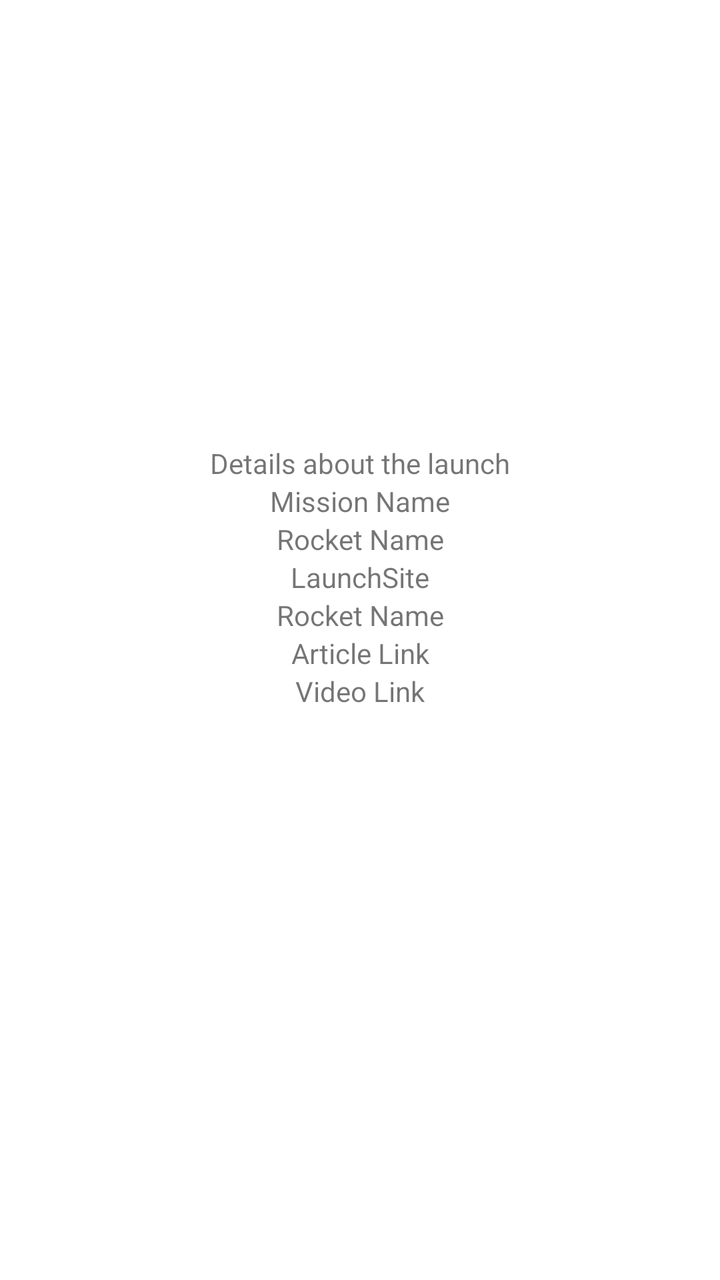
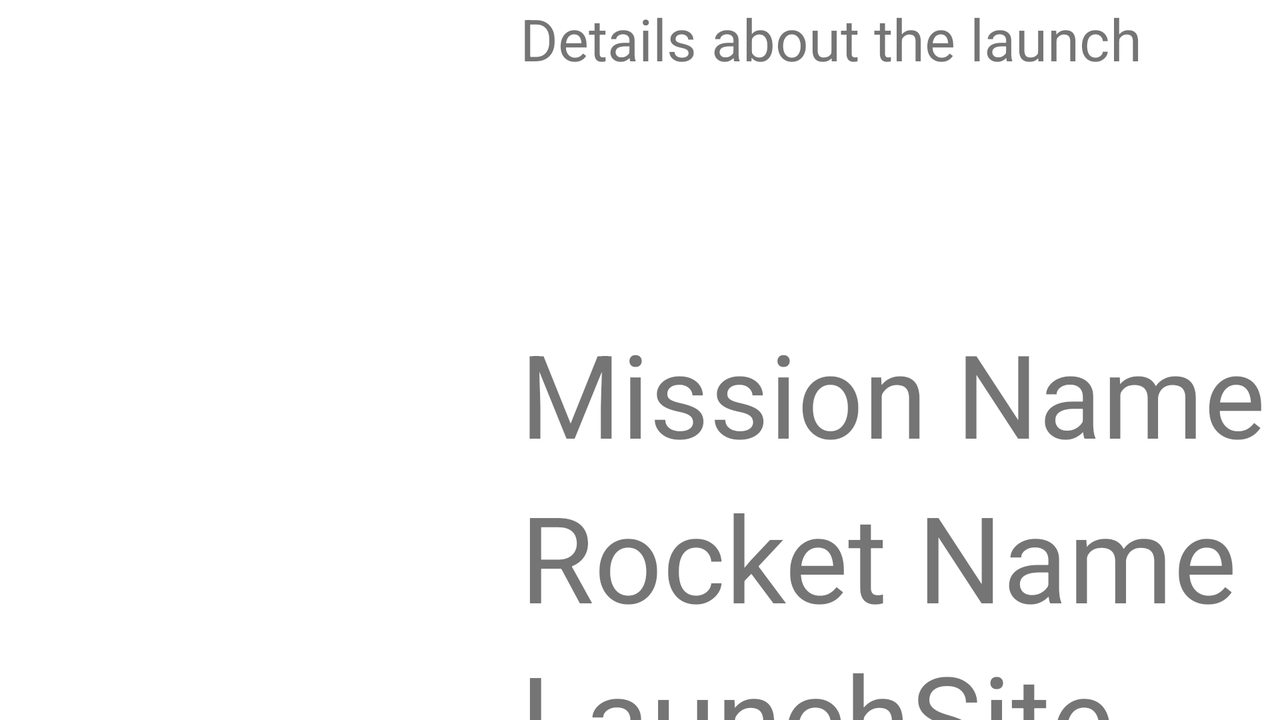

Two renders of one Android screen. The first uses the default layout on a phone; the second uses the alternative layout the repository ships for a different screen configuration, on a matching device. The two XML files are below.
<!-- AndroidManifest.xml: application theme Theme.Spacex_Candidate_SeacriestBrown -->
<!-- res/layout/fragment_launch_details.xml -->
<?xml version="1.0" encoding="utf-8"?>
<androidx.constraintlayout.widget.ConstraintLayout xmlns:android="http://schemas.android.com/apk/res/android"
    xmlns:app="http://schemas.android.com/apk/res-auto"
    xmlns:tools="http://schemas.android.com/tools"
    android:layout_width="match_parent"
    android:layout_height="match_parent">

    <ImageView
        android:id="@+id/iv_detail_patch"
        android:layout_width="0dp"
        android:layout_height="0dp"
        android:layout_marginTop="4dp"
        app:layout_constraintDimensionRatio="1:1"
        app:layout_constraintEnd_toEndOf="@id/gl_detail_right_vertical"
        app:layout_constraintStart_toStartOf="@id/gl_detail_left_vertical"
        app:layout_constraintTop_toTopOf="parent" />

    <androidx.core.widget.NestedScrollView
        android:layout_width="match_parent"
        android:layout_height="0dp"
        android:layout_margin="2dp"
        app:layout_constraintBottom_toBottomOf="parent"
        app:layout_constraintEnd_toEndOf="@id/gl_detail_right_vertical"
        app:layout_constraintStart_toStartOf="@id/gl_detail_left_vertical"
        app:layout_constraintTop_toBottomOf="@id/iv_detail_patch">

        <androidx.constraintlayout.widget.ConstraintLayout
            android:layout_width="match_parent"
            android:layout_height="match_parent">

            <TextView
                android:id="@+id/tv_detail_details"
                android:layout_width="0dp"
                android:layout_height="wrap_content"
                android:textAlignment="center"
                android:autoSizeTextType="none"
                android:autoSizeMinTextSize="18sp"
                android:autoSizeMaxTextSize="94sp"
                android:autoSizeStepGranularity="2sp"
                app:layout_constraintEnd_toEndOf="parent"
                app:layout_constraintStart_toStartOf="parent"
                app:layout_constraintTop_toTopOf="parent"
                app:layout_constraintBottom_toTopOf="@id/tv_detail_mission_name"
                tools:text="Details about the launch" />

            <TextView
                android:id="@+id/tv_detail_mission_name"
                android:layout_width="0dp"
                android:layout_height="wrap_content"
                android:textAlignment="center"
                android:autoSizeTextType="none"
                android:autoSizeMinTextSize="22sp"
                android:autoSizeMaxTextSize="100sp"
                android:autoSizeStepGranularity="2sp"
                app:layout_constraintBottom_toTopOf="@id/tv_detail_rocket"
                app:layout_constraintEnd_toEndOf="parent"
                app:layout_constraintStart_toStartOf="parent"
                app:layout_constraintTop_toBottomOf="@id/tv_detail_details"
                tools:text="Mission Name" />

            <TextView
                android:id="@+id/tv_detail_rocket"
                android:layout_width="0dp"
                android:layout_height="wrap_content"
                android:textAlignment="center"
                android:autoSizeTextType="none"
                android:autoSizeMinTextSize="22sp"
                android:autoSizeMaxTextSize="100sp"
                android:autoSizeStepGranularity="2sp"
                app:layout_constraintBottom_toTopOf="@id/tv_detail_site"
                app:layout_constraintEnd_toEndOf="parent"
                app:layout_constraintStart_toStartOf="parent"
                app:layout_constraintTop_toBottomOf="@id/tv_detail_mission_name"
                tools:text="Rocket Name" />

            <TextView
                android:id="@+id/tv_detail_site"
                android:layout_width="0dp"
                android:layout_height="wrap_content"
                android:textAlignment="center"
                android:autoSizeTextType="none"
                android:autoSizeMinTextSize="22sp"
                android:autoSizeMaxTextSize="100sp"
                android:autoSizeStepGranularity="2sp"
                app:layout_constraintBottom_toTopOf="@id/tv_detail_date"
                app:layout_constraintEnd_toEndOf="parent"
                app:layout_constraintStart_toStartOf="parent"
                app:layout_constraintTop_toBottomOf="@id/tv_detail_rocket"
                tools:text="LaunchSite" />

            <TextView
                android:id="@+id/tv_detail_date"
                android:layout_width="0dp"
                android:layout_height="wrap_content"
                android:textAlignment="center"
                android:autoSizeTextType="none"
                android:autoSizeMinTextSize="22sp"
                android:autoSizeMaxTextSize="100sp"
                android:autoSizeStepGranularity="2sp"
                app:layout_constraintBottom_toTopOf="@id/tv_detail_article"
                app:layout_constraintEnd_toEndOf="parent"
                app:layout_constraintStart_toStartOf="parent"
                app:layout_constraintTop_toBottomOf="@id/tv_detail_site"
                tools:text="Rocket Name" />

            <TextView
                android:id="@+id/tv_detail_article"
                android:layout_width="wrap_content"
                android:layout_height="match_parent"
                android:textAlignment="center"
                android:autoSizeTextType="none"
                android:autoSizeMinTextSize="22sp"
                android:autoSizeMaxTextSize="100sp"
                android:autoSizeStepGranularity="2sp"
                app:layout_constraintBottom_toTopOf="@id/tv_detail_video"
                app:layout_constraintEnd_toEndOf="parent"
                app:layout_constraintStart_toStartOf="parent"
                app:layout_constraintTop_toBottomOf="@id/tv_detail_date"
                tools:text="Article Link" />

            <TextView
                android:id="@+id/tv_detail_video"
                android:layout_width="wrap_content"
                android:layout_height="wrap_content"
                android:textAlignment="center"
                android:autoSizeTextType="none"
                android:autoSizeMinTextSize="22sp"
                android:autoSizeMaxTextSize="100sp"
                android:autoSizeStepGranularity="2sp"
                app:layout_constraintBottom_toTopOf="@id/tv_flickr_title"
                app:layout_constraintEnd_toEndOf="parent"
                app:layout_constraintStart_toStartOf="parent"
                app:layout_constraintTop_toBottomOf="@id/tv_detail_article"
                tools:text="Video Link" />

            <TextView
                android:id="@+id/tv_flickr_title"
                android:layout_width="0dp"
                android:layout_height="wrap_content"
                android:textAlignment="center"
                android:visibility="gone"
                android:autoSizeTextType="none"
                android:autoSizeMinTextSize="22sp"
                android:autoSizeMaxTextSize="100sp"
                android:autoSizeStepGranularity="2sp"
                app:layout_constraintBottom_toTopOf="@id/rv_flickr_images"
                app:layout_constraintEnd_toEndOf="parent"
                app:layout_constraintStart_toStartOf="parent"
                app:layout_constraintTop_toBottomOf="@id/tv_detail_video"
                tools:text="Other Images" />

            <androidx.recyclerview.widget.RecyclerView
                android:id="@+id/rv_flickr_images"
                android:layout_width="0dp"
                android:layout_height="wrap_content"
                android:layout_marginBottom="4dp"
                android:orientation="horizontal"
                android:visibility="gone"
                app:layoutManager="androidx.recyclerview.widget.GridLayoutManager"
                app:layout_constraintBottom_toBottomOf="parent"
                app:layout_constraintEnd_toEndOf="parent"
                app:layout_constraintStart_toStartOf="parent"
                app:spanCount="1" />
        </androidx.constraintlayout.widget.ConstraintLayout>
    </androidx.core.widget.NestedScrollView>

    <androidx.constraintlayout.widget.Guideline
        android:id="@+id/gl_detail_left_vertical"
        android:layout_width="wrap_content"
        android:layout_height="wrap_content"
        android:orientation="vertical"
        app:layout_constraintGuide_percent=".2" />

    <androidx.constraintlayout.widget.Guideline
        android:id="@+id/gl_detail_right_vertical"
        android:layout_width="wrap_content"
        android:layout_height="wrap_content"
        android:orientation="vertical"
        app:layout_constraintGuide_percent=".80" />

</androidx.constraintlayout.widget.ConstraintLayout>
<!-- resources referenced by this layout -->
<resources>
  <style name="Theme.Spacex_Candidate_SeacriestBrown" parent="Theme.MaterialComponents.DayNight.DarkActionBar">
          
          <item name="colorPrimary">@color/purple_500</item>
          <item name="colorPrimaryVariant">@color/purple_700</item>
          <item name="colorOnPrimary">@color/white</item>
          
          <item name="colorSecondary">@color/teal_200</item>
          <item name="colorSecondaryVariant">@color/teal_700</item>
          <item name="colorOnSecondary">@color/black</item>
          
          <item name="android:statusBarColor" tools:targetApi="l">?attr/colorPrimaryVariant</item>
          
      </style>
</resources>
<!-- res/layout-land/fragment_launch_details.xml (the repository's variant of the layout above) -->
<!-- drawn on the phone turned sideways -->
<?xml version="1.0" encoding="utf-8"?>
<androidx.constraintlayout.widget.ConstraintLayout xmlns:android="http://schemas.android.com/apk/res/android"
    xmlns:app="http://schemas.android.com/apk/res-auto"
    xmlns:tools="http://schemas.android.com/tools"
    android:layout_width="match_parent"
    android:layout_height="match_parent">

    <ImageView
        android:id="@+id/iv_detail_patch"
        android:layout_width="0dp"
        android:layout_height="0dp"
        app:layout_constraintBottom_toBottomOf="parent"
        app:layout_constraintDimensionRatio="1:1"
        app:layout_constraintEnd_toEndOf="@id/gl_detail_right_vertical"
        app:layout_constraintStart_toStartOf="@id/gl_detail_left_vertical"
        app:layout_constraintTop_toTopOf="parent" />

    <androidx.core.widget.NestedScrollView
        android:layout_width="0dp"
        android:layout_height="0dp"
        android:layout_marginStart="2dp"
        app:layout_constraintBottom_toBottomOf="parent"
        app:layout_constraintEnd_toEndOf="parent"
        app:layout_constraintStart_toEndOf="@id/gl_detail_right_vertical"
        app:layout_constraintTop_toTopOf="parent">

        <androidx.constraintlayout.widget.ConstraintLayout
            android:layout_width="match_parent"
            android:layout_height="match_parent"
            android:layout_marginStart="2dp">
            <TextView
                android:id="@+id/tv_detail_details"
                android:layout_width="0dp"
                android:layout_height="0dp"
                android:autoSizeTextType="uniform"
                android:autoSizeMinTextSize="15sp"
                android:autoSizeMaxTextSize="30sp"
                android:autoSizeStepGranularity="2sp"
                android:visibility="gone"
                tools:visibility="visible"
                android:layout_marginEnd="4dp"
                app:layout_constraintStart_toStartOf="parent"
                app:layout_constraintTop_toTopOf="parent"
                app:layout_constraintEnd_toEndOf="parent"
                app:layout_constraintBottom_toTopOf="@id/gl_detail_bottom"
                tools:text="Details about the launch" />

            <TextView
                android:id="@+id/tv_detail_mission_name"
                android:layout_width="0dp"
                android:layout_height="80dp"
                android:autoSizeTextType="uniform"
                android:autoSizeMinTextSize="22sp"
                android:autoSizeMaxTextSize="100sp"
                android:autoSizeStepGranularity="2sp"
                app:layout_constraintBottom_toTopOf="@id/tv_detail_rocket"
                app:layout_constraintStart_toStartOf="parent"
                app:layout_constraintTop_toBottomOf="@id/tv_detail_details"
                app:layout_constraintEnd_toEndOf="parent"
                tools:text="Mission Name" />

            <TextView
                android:id="@+id/tv_detail_rocket"
                android:layout_width="0dp"
                android:layout_height="80dp"
                android:autoSizeTextType="uniform"
                android:autoSizeMinTextSize="22sp"
                android:autoSizeMaxTextSize="100sp"
                android:autoSizeStepGranularity="2sp"
                app:layout_constraintBottom_toTopOf="@id/tv_detail_site"
                app:layout_constraintStart_toStartOf="@id/tv_detail_mission_name"
                app:layout_constraintTop_toBottomOf="@id/tv_detail_mission_name"
                app:layout_constraintEnd_toEndOf="parent"
                tools:text="Rocket Name" />

            <TextView
                android:id="@+id/tv_detail_site"
                android:layout_width="0dp"
                android:layout_height="80dp"
                android:autoSizeTextType="uniform"
                android:autoSizeMinTextSize="22sp"
                android:autoSizeMaxTextSize="100sp"
                android:autoSizeStepGranularity="2sp"
                app:layout_constraintBottom_toTopOf="@id/tv_detail_date"
                app:layout_constraintStart_toStartOf="@id/tv_detail_mission_name"
                app:layout_constraintTop_toBottomOf="@id/tv_detail_rocket"
                app:layout_constraintEnd_toEndOf="parent"
                tools:text="LaunchSite" />

            <TextView
                android:id="@+id/tv_detail_date"
                android:layout_width="0dp"
                android:layout_height="80dp"
                android:autoSizeTextType="uniform"
                android:autoSizeMinTextSize="22sp"
                android:autoSizeMaxTextSize="100sp"
                android:autoSizeStepGranularity="2sp"
                app:layout_constraintBottom_toTopOf="@id/tv_detail_article"
                app:layout_constraintStart_toStartOf="@id/tv_detail_mission_name"
                app:layout_constraintTop_toBottomOf="@id/tv_detail_site"
                app:layout_constraintEnd_toEndOf="parent"
                tools:text="Rocket Name" />

            <TextView
                android:id="@+id/tv_detail_article"
                android:layout_width="0dp"
                android:layout_height="50dp"
                android:autoSizeTextType="uniform"
                android:autoSizeMinTextSize="22sp"
                android:autoSizeMaxTextSize="100sp"
                android:autoSizeStepGranularity="2sp"
                android:visibility="gone"
                tools:visibility="visible"
                app:layout_constraintBottom_toTopOf="@id/tv_detail_video"
                app:layout_constraintStart_toStartOf="@id/tv_detail_details"
                app:layout_constraintTop_toBottomOf="@id/tv_detail_date"
                app:layout_constraintEnd_toEndOf="parent"
                tools:text="Article Link" />

            <TextView
                android:id="@+id/tv_detail_video"
                android:layout_width="0dp"
                android:layout_height="50dp"
                android:autoSizeTextType="uniform"
                android:autoSizeMinTextSize="22sp"
                android:autoSizeMaxTextSize="100sp"
                android:autoSizeStepGranularity="2sp"
                android:visibility="gone"
                tools:visibility="visible"
                app:layout_constraintBottom_toTopOf="@id/tv_flickr_title"
                app:layout_constraintStart_toStartOf="@id/tv_detail_details"
                app:layout_constraintTop_toBottomOf="@id/tv_detail_article"
                app:layout_constraintEnd_toEndOf="parent"
                tools:text="Video Link" />

            <TextView
                android:id="@+id/tv_flickr_title"
                android:layout_width="0dp"
                android:layout_height="50dp"
                android:visibility="gone"
                tools:visibility="visible"
                android:autoSizeTextType="uniform"
                android:autoSizeMinTextSize="22sp"
                android:autoSizeMaxTextSize="100sp"
                android:autoSizeStepGranularity="2sp"
                android:minHeight="20dp"
                android:maxHeight="100dp"
                app:layout_constraintBottom_toTopOf="@id/rv_flickr_images"
                app:layout_constraintStart_toStartOf="@id/tv_detail_video"
                app:layout_constraintTop_toBottomOf="@id/tv_detail_video"
                app:layout_constraintEnd_toEndOf="parent"
                tools:text="Other Images" />

            <androidx.recyclerview.widget.RecyclerView
                android:id="@+id/rv_flickr_images"
                android:layout_width="0dp"
                android:layout_height="wrap_content"
                android:layout_marginBottom="4dp"
                android:orientation="horizontal"
                android:visibility="gone"
                tools:visibility="visible"
                app:layoutManager="androidx.recyclerview.widget.GridLayoutManager"
                app:layout_constraintBottom_toBottomOf="parent"
                app:layout_constraintEnd_toEndOf="parent"
                app:layout_constraintStart_toStartOf="parent"
                app:layout_constraintTop_toBottomOf="@id/tv_flickr_title"
                app:spanCount="1" />

            <androidx.constraintlayout.widget.Guideline
                android:id="@+id/gl_detail_bottom"
                android:layout_width="wrap_content"
                android:layout_height="wrap_content"
                android:orientation="horizontal"
                app:layout_constraintGuide_percent=".25" />

        </androidx.constraintlayout.widget.ConstraintLayout>

    </androidx.core.widget.NestedScrollView>

    <androidx.constraintlayout.widget.Guideline
        android:id="@+id/gl_detail_left_vertical"
        android:layout_width="wrap_content"
        android:layout_height="wrap_content"
        android:orientation="vertical"
        app:layout_constraintGuide_percent=".05" />

    <androidx.constraintlayout.widget.Guideline
        android:id="@+id/gl_detail_right_vertical"
        android:layout_width="wrap_content"
        android:layout_height="wrap_content"
        android:orientation="vertical"
        app:layout_constraintGuide_percent=".40" />

</androidx.constraintlayout.widget.ConstraintLayout>
